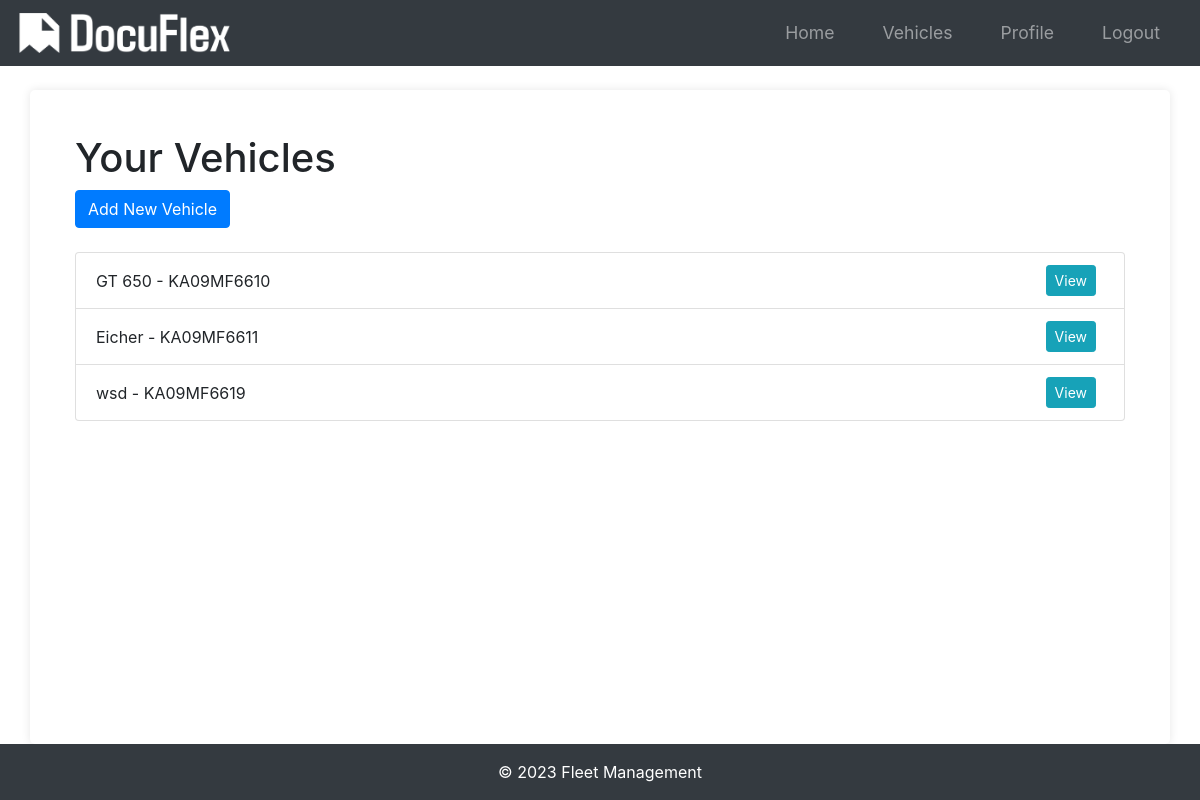
The app's page /vehicles (signed in), older data.
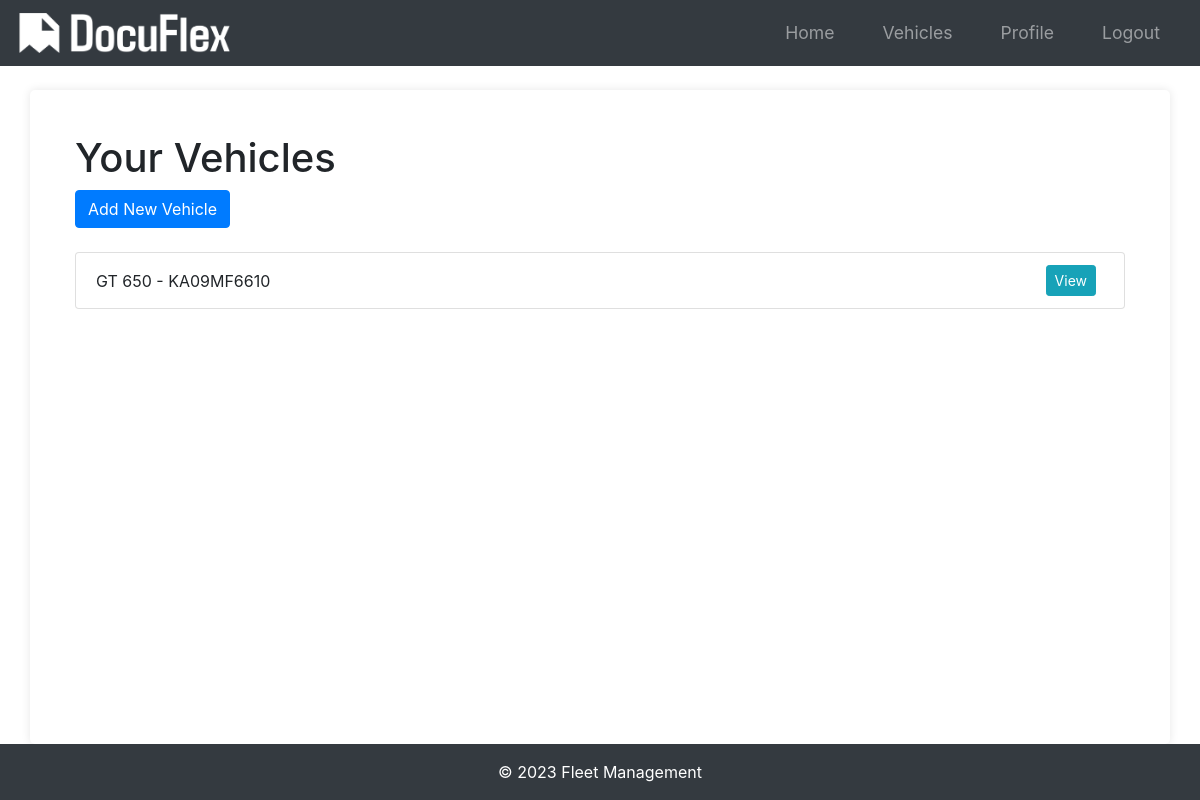
The same page, newer data.
### app/models.py (models this page shows)
class Vehicle(db.Model):
    id = db.Column(db.Integer, primary_key=True)
    name = db.Column(db.String(100), nullable=False)
    vehicle_number = db.Column(db.String(100), unique=True, nullable=False)
    user_id = db.Column(db.Integer, db.ForeignKey("user.id"), nullable=False)
    documents = db.relationship(
        "Document", backref="vehicle", lazy=True, cascade="all, delete-orphan"
    )

### app/routes.py (the view)
@main.route("/vehicles")
@login_required
def list_vehicles():
    vehicles = Vehicle.query.filter_by(owner=current_user).all()
    return render_template("list_vehicles.html", vehicles=vehicles)

### app/__init__.py (called while the page is built)
def create_app(config_class=Config):
    app = Flask(__name__)
    app.config.from_object(config_class)
    db.init_app(app)
    bcrypt.init_app(app)
    login_manager.init_app(app)
    mail.init_app(app)
    migrate.init_app(app, db)
    login_manager.login_view = "main.login"
    login_manager.login_message_category = "info"
    from app.models import User
    @login_manager.user_loader
    def load_user(user_id):
        return User.query.get(int(user_id))
    from app.routes import main as main_blueprint
    app.register_blueprint(main_blueprint)
    scheduler = BackgroundScheduler()
    scheduler.add_job(check_document_expirations, "interval", hours=24)
    scheduler.start()
    return app

### app/templates/list_vehicles.html (shortened to what this page needs)
{% extends "layout.html" %}
{% block main %}
<div class="container">
    <h1 class="mt-4">Your Vehicles</h1>
    <a href="{{ url_for('main.new_vehicle') }}" class="btn btn-primary mb-4">Add New Vehicle</a>
    <ul class="list-group">
        {% for vehicle in vehicles %}
        <li class="list-group-item d-flex justify-content-between align-items-center">
            <span>{{ vehicle.name }} - {{ vehicle.vehicle_number }}</span>
            <span>
                <a href="{{ url_for('main.view_vehicle', vehicle_id=vehicle.id) }}" class="btn btn-info btn-sm mr-2">View</a>
            </span>
        </li>
        {% endfor %}
    </ul>
</div>
{% endblock %}

### app/templates/layout.html (shortened to what this page needs)
{% extends "base.html" %}
{% block content %}
<div class="container mt-4">
    {% block main %}{% endblock %}
</div>
{% endblock %}

### app/templates/base.html (shortened to what this page needs)
<!DOCTYPE html>
<html lang="en">
<head>
    <link rel="stylesheet" href="{{ url_for('static', filename='styles.css') }}">
    <link rel="stylesheet" href="https://stackpath.bootstrapcdn.com/bootstrap/4.5.2/css/bootstrap.min.css">
    <link rel="stylesheet" href="https://cdnjs.cloudflare.com/ajax/libs/font-awesome/5.15.3/css/all.min.css">
</head>
<body>
    <nav class="navbar navbar-expand-lg navbar-dark bg-dark">
        <a class="navbar-brand" href="{{ url_for('main.index') }}">
            <img src="{{ url_for('static', filename='img/logo.png') }}" alt="Fleet Management Logo">
        </a>
        <div class="collapse navbar-collapse" id="navbarNav">
            <ul class="navbar-nav ml-auto">
                {% if current_user.is_authenticated %}
                    <li class="nav-item">
                        <a class="nav-link" href="{{ url_for('main.home') }}">Home</a>
                    </li>
                    <li class="nav-item">
                        <a class="nav-link" href="{{ url_for('main.list_vehicles') }}">Vehicles</a>
                    </li>
                    <li class="nav-item">
                        <a class="nav-link" href="{{ url_for('main.profile') }}">Profile</a>
                    </li>
                    <li class="nav-item">
                        <a class="nav-link" href="{{ url_for('main.logout') }}">Logout</a>
                    </li>
                {% endif %}
            </ul>
        </div>
    </nav>
    <main class="main-content container mt-4">
        {% block content %}{% endblock %}
    </main>
    <footer class="footer mt-auto py-3 bg-dark">
        <div class="container text-center text-white">
            <span>&copy; 2023 Fleet Management</span>
        </div>
    </footer>
</body>
</html>

### app/static/styles.css (style rules this page uses)
body { font-family: Arial, sans-serif; margin: 0; padding: 0; background-color: #f4f4f4; }
.container { width: 80%; margin: 0 auto; }
nav ul { list-style-type: none; padding: 0; }
nav ul li { display: inline; margin: 0 15px; }
nav ul li a { color: #fff; text-decoration: none; font-size: 1.1em; }
main { padding: 20px; background-color: #fff; border-radius: 5px; box-shadow: 0 0 10px rgba(0,0,0,0.1); }
.btn-primary { display: inline-block; background-color: #5cb85c; color: #fff; padding: 10px 20px; border: none; border-radius: 5px; cursor: pointer; text-decoration: none; }
body { font-family: Arial, sans-serif; margin: 0; padding: 0; }
nav ul { list-style: none; padding: 0; }
nav ul li { display: inline; margin: 0 1rem; }
nav ul li a { color: #fff; text-decoration: none; }
.btn-primary { display: inline-block; padding: 0.75rem 1.25rem; border: none; border-radius: 4px; background-color: #007bff; color: #fff; text-align: center; cursor: pointer; }

### app/templates/base.html (style rules this page uses)
html, body { height: 100%; margin: 0; display: flex; flex-direction: column; }
.container { flex: 1; }
.footer { background-color: #343a40; color: white; }
.main-content { flex: 1; }
.navbar-brand img { height: 40px; width: auto; }

Row changes from the older to the newer data that the page shows:
removed Vehicle: name "Eicher", vehicle_number "KA09MF6611"
removed Vehicle: name "wsd", vehicle_number "KA09MF6619"
